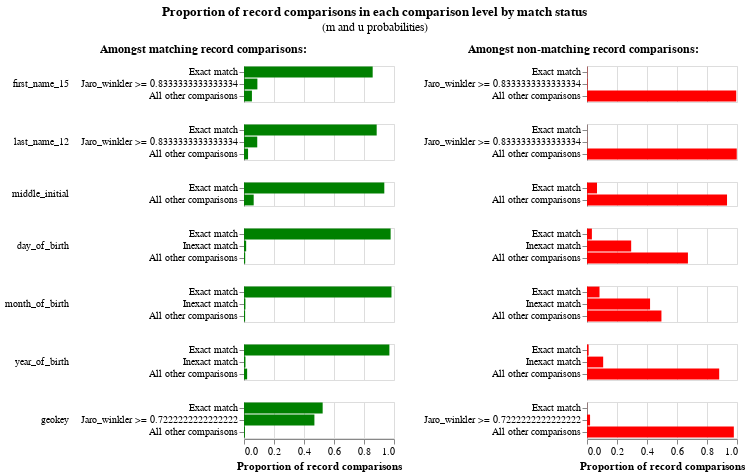

Source (notebook cell):
### Code cell
linker.m_u_parameters_chart()

### Figure 1 — Vega-Lite specification as saved in the notebook (floating-point values rounded to 4 significant figures)
{"config": {"view": {"continuousWidth": 300, "continuousHeight": 300, "discreteHeight": 300, "discreteWidth": 400}, "header": {"title": null}, "title": {"anchor": "middle", "offset": 10}}, "hconcat": [{"mark": "bar", "encoding": {"color": {"value": "green"}, "row": {"field": "comparison_name", "header": {"labelAlign": "left", "labelAnchor": "middle", "labelAngle": 0}, "sort": {"field": "comparison_sort_order"}, "type": "nominal"}, "tooltip": [{"field": "m_probability_description", "title": "m probability description", "type": "nominal"}, {"field": "comparison_name", "title": "Comparison column name", "type": "nominal"}, {"field": "label_for_charts", "title": "Label", "type": "ordinal"}, {"field": "sql_condition", "title": "SQL condition", "type": "nominal"}, {"field": "m_probability", "format": ".4p", "title": "m probability", "type": "quantitative"}, {"field": "u_probability", "format": ".4p", "title": "u probability", "type": "quantitative"}, {"field": "bayes_factor", "format": ",.4f", "title": "Bayes factor = m/u", "type": "quantitative"}, {"field": "log2_bayes_factor", "format": ",.4f", "title": "Match weight = log2(m/u)", "type": "quantitative"}], "x": {"axis": {"title": "Proportion of record comparisons"}, "field": "m_probability", "type": "quantitative"}, "y": {"axis": {"title": null}, "field": "label_for_charts", "sort": {"field": "comparison_vector_value", "order": "descending"}, "type": "nominal"}}, "height": {"step": 12}, "resolve": {"scale": {"y": "independent"}}, "title": {"text": "Amongst matching record comparisons:", "fontSize": 12, "fontWeight": "bold"}, "transform": [{"filter": "(datum.bayes_factor != 'no-op filter due to vega lite issue 4680')"}], "width": 150}, {"mark": "bar", "encoding": {"color": {"value": "red"}, "row": {"field": "comparison_name", "header": {"labels": false}, "sort": {"field": "comparison_sort_order"}, "type": "nominal"}, "tooltip": [{"field": "u_probability_description", "title": "u probability description", "type": "nominal"}, {"field": "comparison_name", "title": "Comparison column name", "type": "nominal"}, {"field": "label_for_charts", "title": "Label", "type": "ordinal"}, {"field": "sql_condition", "title": "SQL condition", "type": "nominal"}, {"field": "m_probability", "format": ".4p", "title": "m probability", "type": "quantitative"}, {"field": "u_probability", "format": ".4p", "title": "u probability", "type": "quantitative"}, {"field": "bayes_factor", "format": ",.4f", "title": "Bayes factor = m/u", "type": "quantitative"}, {"field": "log2_bayes_factor", "format": ",.4f", "title": "Match weight = log2(m/u)", "type": "quantitative"}], "x": {"axis": {"title": "Proportion of record comparisons"}, "field": "u_probability", "type": "quantitative"}, "y": {"axis": {"title": null}, "field": "label_for_charts", "sort": {"field": "comparison_vector_value", "order": "descending"}, "type": "nominal"}}, "height": {"step": 12}, "resolve": {"scale": {"y": "independent"}}, "title": {"text": "Amongst non-matching record comparisons:", "fontSize": 12, "fontWeight": "bold"}, "transform": [{"filter": "(datum.bayes_factor != 'no-op filter2 due to vega lite issue 4680')"}], "width": 150}], "data": {"name": "data-d535395cc3eef567f29e936f20120fdc"}, "title": {"text": "Proportion of record comparisons in each comparison level by match status", "subtitle": "(m and u probabilities)"}, "$schema": "https://vega.github.io/schema/vega-lite/v5.9.3.json", "datasets": {"data-d535395cc3eef567f29e936f20120fdc": [{"comparison_name": "first_name_15", "sql_condition": "`first_name_15_l` = `first_name_15_r`", "label_for_charts": "Exact match", "m_probability": 0.8579, "u_probability": 0.001788, "m_probability_description": "Amongst matching record comparisons, 85.79% of records are in the exact match comparison level", "u_probability_description": "Amongst non-matching record comparisons, 0.18% of records are in the exact match comparison level", "has_tf_adjustments": false, "tf_adjustment_column": null, "tf_adjustment_weight": 1.0, "is_null_level": false, "bayes_factor": 479.9, "log2_bayes_factor": 8.907, "comparison_vector_value": 2, "max_comparison_vector_value": 2, "bayes_factor_description": "If comparison level is `exact match` then comparison is 479.92 times more likely to be a match", "probability_two_random_records_match": 1.654e-07, "comparison_sort_order": 0}, {"comparison_name": "first_name_15", "sql_condition": "jaro_winkler(`first_name_15_l`, `first_name_15_r`) >= 0.8333333333333334", "label_for_charts": "Jaro_winkler >= 0.8333333333333334", "m_probability": 0.08924, "u_probability": 0.003334, "m_probability_description": "Amongst matching record comparisons, 8.92% of records are in the jaro_winkler >= 0.8333333333333334 comparison level", "u_probability_description": "Amongst non-matching record comparisons, 0.33% of records are in the jaro_winkler >= 0.8333333333333334 comparison level", "has_tf_adjustments": false, "tf_adjustment_column": null, "tf_adjustment_weight": 1.0, "is_null_level": false, "bayes_factor": 26.77, "log2_bayes_factor": 4.743, "comparison_vector_value": 1, "max_comparison_vector_value": 2, "bayes_factor_description": "If comparison level is `jaro_winkler >= 0.8333333333333334` then comparison is 26.77 times more likely to be a match", "probability_two_random_records_match": 1.654e-07, "comparison_sort_order": 0}, {"comparison_name": "first_name_15", "sql_condition": "ELSE", "label_for_charts": "All other comparisons", "m_probability": 0.05288, "u_probability": 0.9949, "m_probability_description": "Amongst matching record comparisons, 5.29% of records are in the all other comparisons comparison level", "u_probability_description": "Amongst non-matching record comparisons, 99.49% of records are in the all other comparisons comparison level", "has_tf_adjustments": false, "tf_adjustment_column": null, "tf_adjustment_weight": 1.0, "is_null_level": false, "bayes_factor": 0.05315, "log2_bayes_factor": -4.234, "comparison_vector_value": 0, "max_comparison_vector_value": 2, "bayes_factor_description": "If comparison level is `all other comparisons` then comparison is  18.82 times less likely to be a match", "probability_two_random_records_match": 1.654e-07, "comparison_sort_order": 0}, {"comparison_name": "last_name_12", "sql_condition": "`last_name_12_l` = `last_name_12_r`", "label_for_charts": "Exact match", "m_probability": 0.8846, "u_probability": 0.0004849, "m_probability_description": "Amongst matching record comparisons, 88.46% of records are in the exact match comparison level", "u_probability_description": "Amongst non-matching record comparisons, 0.05% of records are in the exact match comparison level", "has_tf_adjustments": false, "tf_adjustment_column": null, "tf_adjustment_weight": 1.0, "is_null_level": false, "bayes_factor": 1824.0, "log2_bayes_factor": 10.83, "comparison_vector_value": 2, "max_comparison_vector_value": 2, "bayes_factor_description": "If comparison level is `exact match` then comparison is 1,824.15 times more likely to be a match", "probability_two_random_records_match": 1.654e-07, "comparison_sort_order": 1}, {"comparison_name": "last_name_12", "sql_condition": "jaro_winkler(`last_name_12_l`, `last_name_12_r`) >= 0.8333333333333334", "label_for_charts": "Jaro_winkler >= 0.8333333333333334", "m_probability": 0.0883, "u_probability": 0.001215, "m_probability_description": "Amongst matching record comparisons, 8.83% of records are in the jaro_winkler >= 0.8333333333333334 comparison level", "u_probability_description": "Amongst non-matching record comparisons, 0.12% of records are in the jaro_winkler >= 0.8333333333333334 comparison level", "has_tf_adjustments": false, "tf_adjustment_column": null, "tf_adjustment_weight": 1.0, "is_null_level": false, "bayes_factor": 72.66, "log2_bayes_factor": 6.183, "comparison_vector_value": 1, "max_comparison_vector_value": 2, "bayes_factor_description": "If comparison level is `jaro_winkler >= 0.8333333333333334` then comparison is 72.66 times more likely to be a match", "probability_two_random_records_match": 1.654e-07, "comparison_sort_order": 1}, {"comparison_name": "last_name_12", "sql_condition": "ELSE", "label_for_charts": "All other comparisons", "m_probability": 0.0271, "u_probability": 0.9983, "m_probability_description": "Amongst matching record comparisons, 2.71% of records are in the all other comparisons comparison level", "u_probability_description": "Amongst non-matching record comparisons, 99.83% of records are in the all other comparisons comparison level", "has_tf_adjustments": false, "tf_adjustment_column": null, "tf_adjustment_weight": 1.0, "is_null_level": false, "bayes_factor": 0.02715, "log2_bayes_factor": -5.203, "comparison_vector_value": 0, "max_comparison_vector_value": 2, "bayes_factor_description": "If comparison level is `all other comparisons` then comparison is  36.83 times less likely to be a match", "probability_two_random_records_match": 1.654e-07, "comparison_sort_order": 1}, {"comparison_name": "middle_initial", "sql_condition": "`middle_initial_l` = `middle_initial_r`", "label_for_charts": "Exact match", "m_probability": 0.9354, "u_probability": 0.0665, "m_probability_description": "Amongst matching record comparisons, 93.54% of records are in the exact match comparison level", "u_probability_description": "Amongst non-matching record comparisons, 6.65% of records are in the exact match comparison level", "has_tf_adjustments": false, "tf_adjustment_column": null, "tf_adjustment_weight": 1.0, "is_null_level": false, "bayes_factor": 14.07, "log2_bayes_factor": 3.814, "comparison_vector_value": 1, "max_comparison_vector_value": 1, "bayes_factor_description": "If comparison level is `exact match` then comparison is 14.07 times more likely to be a match", "probability_two_random_records_match": 1.654e-07, "comparison_sort_order": 2}, {"comparison_name": "middle_initial", "sql_condition": "ELSE", "label_for_charts": "All other comparisons", "m_probability": 0.06462, "u_probability": 0.9335, "m_probability_description": "Amongst matching record comparisons, 6.46% of records are in the all other comparisons comparison level", "u_probability_description": "Amongst non-matching record comparisons, 93.35% of records are in the all other comparisons comparison level", "has_tf_adjustments": false, "tf_adjustment_column": null, "tf_adjustment_weight": 1.0, "is_null_level": false, "bayes_factor": 0.06923, "log2_bayes_factor": -3.853, "comparison_vector_value": 0, "max_comparison_vector_value": 1, "bayes_factor_description": "If comparison level is `all other comparisons` then comparison is  14.45 times less likely to be a match", "probability_two_random_records_match": 1.654e-07, "comparison_sort_order": 2}, {"comparison_name": "day_of_birth", "sql_condition": "`day_of_birth_l` = `day_of_birth_r`", "label_for_charts": "Exact match", "m_probability": 0.9775, "u_probability": 0.03263, "m_probability_description": "Amongst matching record comparisons, 97.75% of records are in the exact match comparison level", "u_probability_description": "Amongst non-matching record comparisons, 3.26% of records are in the exact match comparison level", "has_tf_adjustments": false, "tf_adjustment_column": null, "tf_adjustment_weight": 1.0, "is_null_level": false, "bayes_factor": 29.96, "log2_bayes_factor": 4.905, "comparison_vector_value": 2, "max_comparison_vector_value": 2, "bayes_factor_description": "If comparison level is `exact match` then comparison is 29.96 times more likely to be a match", "probability_two_random_records_match": 1.654e-07, "comparison_sort_order": 3}, {"comparison_name": "day_of_birth", "sql_condition": "abs(day_of_birth_l - day_of_birth_r) <= 5", "label_for_charts": "Inexact match", "m_probability": 0.01441, "u_probability": 0.2945, "m_probability_description": "Amongst matching record comparisons, 1.44% of records are in the inexact match comparison level", "u_probability_description": "Amongst non-matching record comparisons, 29.45% of records are in the inexact match comparison level", "has_tf_adjustments": false, "tf_adjustment_column": null, "tf_adjustment_weight": 1.0, "is_null_level": false, "bayes_factor": 0.04892, "log2_bayes_factor": -4.353, "comparison_vector_value": 1, "max_comparison_vector_value": 2, "bayes_factor_description": "If comparison level is `inexact match` then comparison is  20.44 times less likely to be a match", "probability_two_random_records_match": 1.654e-07, "comparison_sort_order": 3}, {"comparison_name": "day_of_birth", "sql_condition": "ELSE", "label_for_charts": "All other comparisons", "m_probability": 0.008067, "u_probability": 0.6729, "m_probability_description": "Amongst matching record comparisons, 0.81% of records are in the all other comparisons comparison level", "u_probability_description": "Amongst non-matching record comparisons, 67.29% of records are in the all other comparisons comparison level", "has_tf_adjustments": false, "tf_adjustment_column": null, "tf_adjustment_weight": 1.0, "is_null_level": false, "bayes_factor": 0.01199, "log2_bayes_factor": -6.382, "comparison_vector_value": 0, "max_comparison_vector_value": 2, "bayes_factor_description": "If comparison level is `all other comparisons` then comparison is  83.41 times less likely to be a match", "probability_two_random_records_match": 1.654e-07, "comparison_sort_order": 3}, {"comparison_name": "month_of_birth", "sql_condition": "`month_of_birth_l` = `month_of_birth_r`", "label_for_charts": "Exact match", "m_probability": 0.9832, "u_probability": 0.08335, "m_probability_description": "Amongst matching record comparisons, 98.32% of records are in the exact match comparison level", "u_probability_description": "Amongst non-matching record comparisons, 8.34% of records are in the exact match comparison level", "has_tf_adjustments": false, "tf_adjustment_column": null, "tf_adjustment_weight": 1.0, "is_null_level": false, "bayes_factor": 11.8, "log2_bayes_factor": 3.56, "comparison_vector_value": 2, "max_comparison_vector_value": 2, "bayes_factor_description": "If comparison level is `exact match` then comparison is 11.80 times more likely to be a match", "probability_two_random_records_match": 1.654e-07, "comparison_sort_order": 4}, {"comparison_name": "month_of_birth", "sql_condition": "abs(month_of_birth_l - month_of_birth_r) <= 3", "label_for_charts": "Inexact match", "m_probability": 0.009379, "u_probability": 0.4204, "m_probability_description": "Amongst matching record comparisons, 0.94% of records are in the inexact match comparison level", "u_probability_description": "Amongst non-matching record comparisons, 42.04% of records are in the inexact match comparison level", "has_tf_adjustments": false, "tf_adjustment_column": null, "tf_adjustment_weight": 1.0, "is_null_level": false, "bayes_factor": 0.02231, "log2_bayes_factor": -5.486, "comparison_vector_value": 1, "max_comparison_vector_value": 2, "bayes_factor_description": "If comparison level is `inexact match` then comparison is  44.83 times less likely to be a match", "probability_two_random_records_match": 1.654e-07, "comparison_sort_order": 4}, {"comparison_name": "month_of_birth", "sql_condition": "ELSE", "label_for_charts": "All other comparisons", "m_probability": 0.007456, "u_probability": 0.4962, "m_probability_description": "Amongst matching record comparisons, 0.75% of records are in the all other comparisons comparison level", "u_probability_description": "Amongst non-matching record comparisons, 49.62% of records are in the all other comparisons comparison level", "has_tf_adjustments": false, "tf_adjustment_column": null, "tf_adjustment_weight": 1.0, "is_null_level": false, "bayes_factor": 0.01502, "log2_bayes_factor": -6.057, "comparison_vector_value": 0, "max_comparison_vector_value": 2, "bayes_factor_description": "If comparison level is `all other comparisons` then comparison is  66.56 times less likely to be a match", "probability_two_random_records_match": 1.654e-07, "comparison_sort_order": 4}, {"comparison_name": "year_of_birth", "sql_condition": "`year_of_birth_l` = `year_of_birth_r`", "label_for_charts": "Exact match", "m_probability": 0.9693, "u_probability": 0.01091, "m_probability_description": "Amongst matching record comparisons, 96.93% of records are in the exact match comparison level", "u_probability_description": "Amongst non-matching record comparisons, 1.09% of records are in the exact match comparison level", "has_tf_adjustments": false, "tf_adjustment_column": null, "tf_adjustment_weight": 1.0, "is_null_level": false, "bayes_factor": 88.87, "log2_bayes_factor": 6.474, "comparison_vector_value": 2, "max_comparison_vector_value": 2, "bayes_factor_description": "If comparison level is `exact match` then comparison is 88.87 times more likely to be a match", "probability_two_random_records_match": 1.654e-07, "comparison_sort_order": 5}, {"comparison_name": "year_of_birth", "sql_condition": "abs(year_of_birth_l - year_of_birth_r) <= 5", "label_for_charts": "Inexact match", "m_probability": 0.009788, "u_probability": 0.1078, "m_probability_description": "Amongst matching record comparisons, 0.98% of records are in the inexact match comparison level", "u_probability_description": "Amongst non-matching record comparisons, 10.78% of records are in the inexact match comparison level", "has_tf_adjustments": false, "tf_adjustment_column": null, "tf_adjustment_weight": 1.0, "is_null_level": false, "bayes_factor": 0.09079, "log2_bayes_factor": -3.461, "comparison_vector_value": 1, "max_comparison_vector_value": 2, "bayes_factor_description": "If comparison level is `inexact match` then comparison is  11.01 times less likely to be a match", "probability_two_random_records_match": 1.654e-07, "comparison_sort_order": 5}, {"comparison_name": "year_of_birth", "sql_condition": "ELSE", "label_for_charts": "All other comparisons", "m_probability": 0.0209, "u_probability": 0.8813, "m_probability_description": "Amongst matching record comparisons, 2.09% of records are in the all other comparisons comparison level", "u_probability_description": "Amongst non-matching record comparisons, 88.13% of records are in the all other comparisons comparison level", "has_tf_adjustments": false, "tf_adjustment_column": null, "tf_adjustment_weight": 1.0, "is_null_level": false, "bayes_factor": 0.02372, "log2_bayes_factor": -5.398, "comparison_vector_value": 0, "max_comparison_vector_value": 2, "bayes_factor_description": "If comparison level is `all other comparisons` then comparison is  42.16 times less likely to be a match", "probability_two_random_records_match": 1.654e-07, "comparison_sort_order": 5}, {"comparison_name": "geokey", "sql_condition": "`geokey_l` = `geokey_r`", "label_for_charts": "Exact match", "m_probability": 0.5245, "u_probability": 0.0006455, "m_probability_description": "Amongst matching record comparisons, 52.45% of records are in the exact match comparison level", "u_probability_description": "Amongst non-matching record comparisons, 0.06% of records are in the exact match comparison level", "has_tf_adjustments": false, "tf_adjustment_column": null, "tf_adjustment_weight": 1.0, "is_null_level": false, "bayes_factor": 812.5, "log2_bayes_factor": 9.666, "comparison_vector_value": 2, "max_comparison_vector_value": 2, "bayes_factor_description": "If comparison level is `exact match` then comparison is 812.50 times more likely to be a match", "probability_two_random_records_match": 1.654e-07, "comparison_sort_order": 6}, {"comparison_name": "geokey", "sql_condition": "jaro_winkler(`geokey_l`, `geokey_r`) >= 0.7222222222222222", "label_for_charts": "Jaro_winkler >= 0.7222222222222222", "m_probability": 0.4694, "u_probability": 0.02044, "m_probability_description": "Amongst matching record comparisons, 46.94% of records are in the jaro_winkler >= 0.7222222222222222 comparison level", "u_probability_description": "Amongst non-matching record comparisons, 2.04% of records are in the jaro_winkler >= 0.7222222222222222 comparison level", "has_tf_adjustments": false, "tf_adjustment_column": null, "tf_adjustment_weight": 1.0, "is_null_level": false, "bayes_factor": 22.96, "log2_bayes_factor": 4.521, "comparison_vector_value": 1, "max_comparison_vector_value": 2, "bayes_factor_description": "If comparison level is `jaro_winkler >= 0.7222222222222222` then comparison is 22.96 times more likely to be a match", "probability_two_random_records_match": 1.654e-07, "comparison_sort_order": 6}, {"comparison_name": "geokey", "sql_condition": "ELSE", "label_for_charts": "All other comparisons", "m_probability": 0.006171, "u_probability": 0.9789, "m_probability_description": "Amongst matching record comparisons, 0.62% of records are in the all other comparisons comparison level", "u_probability_description": "Amongst non-matching record comparisons, 97.89% of records are in the all other comparisons comparison level", "has_tf_adjustments": false, "tf_adjustment_column": null, "tf_adjustment_weight": 1.0, "is_null_level": false, "bayes_factor": 0.006304, "log2_bayes_factor": -7.31, "comparison_vector_value": 0, "max_comparison_vector_value": 2, "bayes_factor_description": "If comparison level is `all other comparisons` then comparison is  158.64 times less likely to be a match", "probability_two_random_records_match": 1.654e-07, "comparison_sort_order": 6}]}}
